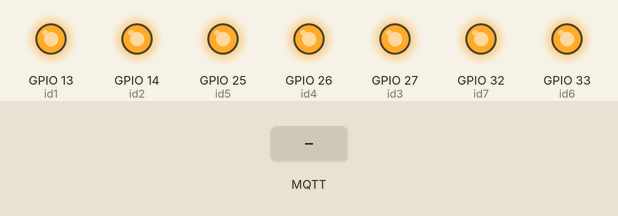
Recording of a sketch running on a simulated ESP32. On the bench: output pins drawn as LEDs (lit = HIGH). The test bench sets the inputs (shaded band). WiFi joins after 1.5 s; servers stay silent unless stated; no MQTT or app messages arrive unless stated; what the sketch prints to the serial monitor is not drawn.

Above: at 0.1 s.
At 5.2 s:
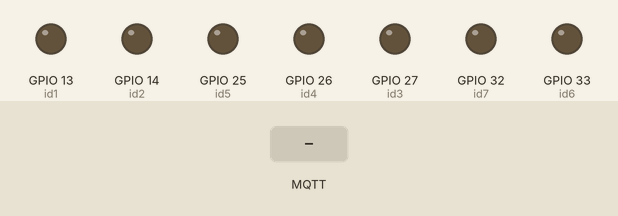
5.3 s: MQTT message "1" arrives on the first subscribed topic
At 5.8 s:
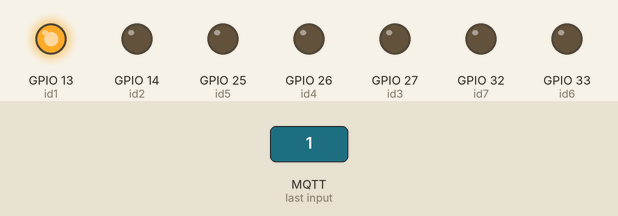
Timing chart, 0 to 11.8 s (numbered marks = the images above; inputs shaded):
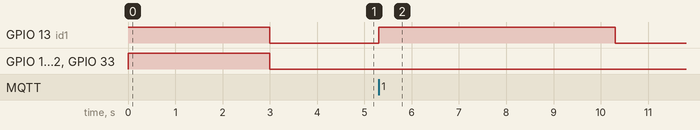

Measured:
- after the input at 5.3 s, GPIO 13 (id1): LOW → HIGH at once, → LOW 5.0 s later

The sketch:

leds.ino
```cpp
#include <WiFi.h>
#include <string.h>
#include <PubSubClient.h>


#define id1 13
#define id2 14
#define id3 27
#define id4 26
#define id5 25
#define id6 33
#define id7 32

char ssid[] =  "";
char password[] = "";
char mqtt_server[] = "broker.hivemq.com";
int value = 0;
char client_id[] = "sunfounder-client-sdgvsda";
//clientId-36Tnt1gAhc


WiFiClient wifi;
PubSubClient client(wifi);

unsigned long lastMag = 0;
#define MSG_BUFFER_SIZE (64)
char msg[MSG_BUFFER_SIZE];

void callback(char* topic, byte* payload, unsigned int length) {
  Serial.print("Mensagem chegou [");
  Serial.print(topic);
  String messageTemp;
  Serial.print("] ");
  for (int i = 0; i < length; i++) {
    Serial.print((char)payload[i]);
    messageTemp += (char)payload[i];
  }
  Serial.println();

  if(String(topic) == "esp32/message"){
  switch((char)payload[0]){
    case '1':
      digitalWrite(id1, HIGH);
      delay(5000);
      digitalWrite(id1, LOW);
      break;
    case '2':
      digitalWrite(id2, HIGH);
      delay(5000);
      digitalWrite(id2, LOW);
      break;
    case '3':
      digitalWrite(id3, HIGH);
      delay(5000);
      digitalWrite(id3, LOW);
      break;
    case '4':
      digitalWrite(id4, HIGH);
      delay(5000);
      digitalWrite(id4, LOW);
      break;
    case '5':
      digitalWrite(id5, HIGH);
      delay(5000);
      digitalWrite(id5, LOW);
      break;
    case '6':
      digitalWrite(id6, HIGH);
      delay(5000);
      digitalWrite(id6, LOW);
      break;
    case '7':
      digitalWrite(id7, HIGH);
      delay(5000);
      digitalWrite(id7, LOW);
      break;
    default:
      break;
  }
  }

}
void setupMQTT() {
  client.setServer(mqtt_server, 1883);
  client.setCallback(callback);
}
void reconnect() {

  while (!client.connected()) {
    Serial.print("Tentando conexão MQTT");
    if (client.connect(client_id)) {
      Serial.println("connected");

      client.subscribe("esp32/message");
    } else {
      Serial.print("falhou, rc = ");
      Serial.print(client.state());

      Serial.println(" tente denovo em 5 segundos");
      delay(5000);
    }
  }
}

void setup() {

  Serial.begin(9600);

  pinMode(id1,OUTPUT);
  pinMode(id2,OUTPUT);
  pinMode(id3,OUTPUT);
  pinMode(id4,OUTPUT);
  pinMode(id5,OUTPUT);
  pinMode(id6,OUTPUT);
  pinMode(id7,OUTPUT);

  digitalWrite(id1,HIGH);
  digitalWrite(id2,HIGH);
  digitalWrite(id3,HIGH);
  digitalWrite(id4,HIGH);
  digitalWrite(id5,HIGH);
  digitalWrite(id6,HIGH);
  digitalWrite(id7,HIGH);


  delay(1000);


  WiFi.begin(ssid, password);
  while (WiFi.status() != WL_CONNECTED) {
  delay(1000);
  Serial.print(".");

  }


  digitalWrite(id1,LOW);
  digitalWrite(id2,LOW);
  digitalWrite(id3,LOW);
  digitalWrite(id4,LOW);
  digitalWrite(id5,LOW);
  digitalWrite(id6,LOW);
  digitalWrite(id7,LOW);

  delay(1000);
  setupMQTT();
}


void loop() {
  if (!client.connected()) {
    reconnect();
  }
  client.loop();

  unsigned long now = millis();
  if (now - lastMag > 2000) {
    lastMag = now;
    value++;
    snprintf (msg, MSG_BUFFER_SIZE, "hello world #%ld", value);
    Serial.print("Publish message: ");
    Serial.println(msg);
    client.publish("esp32/leds", msg);
  }


}
```
